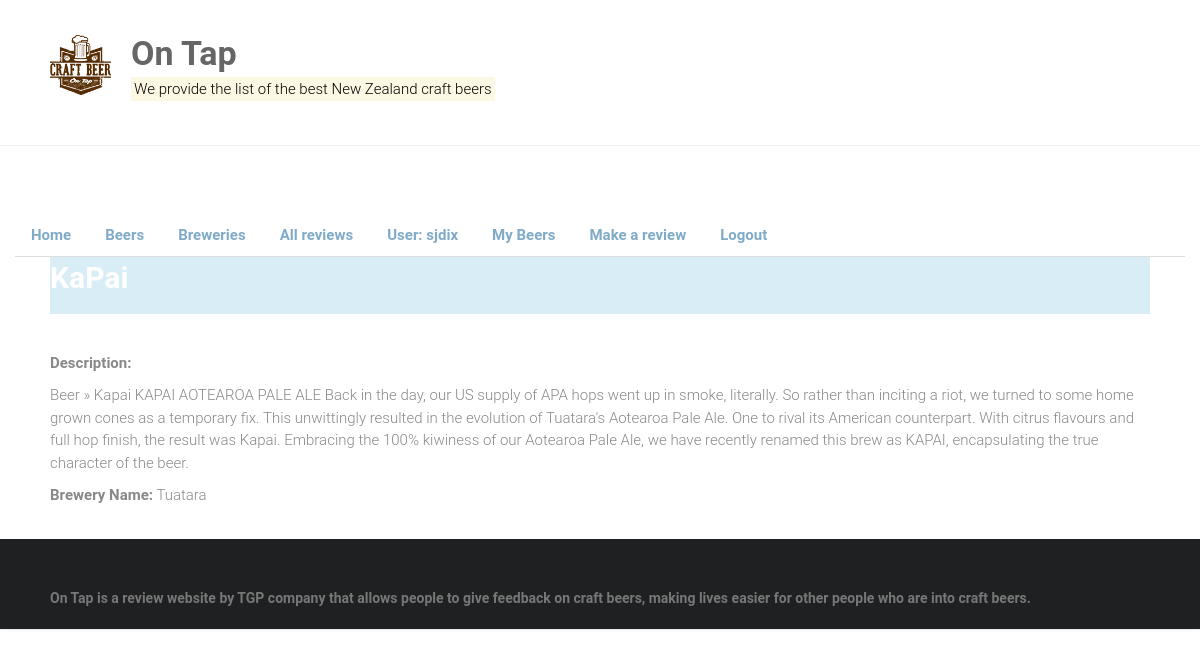
/home/beer/3 (signed in), run on the app's committed database.
### home/models.py (models this page shows, shortened)
class Beer(models.Model):
	beer_name = models.CharField(max_length=150)
	brewery_name = models.CharField(max_length=150)
	description = models.TextField()
	Reviewer = models.ForeignKey('Reviewer', on_delete=models.SET_NULL, null=True)

### home/views.py (the view)
# urls.py: path('beer/<int:pk>', views.BeerDetailView.as_view(), name='beer-detail'),
class BeerDetailView(LoginRequiredMixin, generic.DetailView):
    model = Beer

### home/templates/home/beer_detail.html
{% extends "base.html" %}
{% block content %}
<head>
<link rel="stylesheet" href="//maxcdn.bootstrapcdn.com/bootstrap/3.2.0/css/bootstrap-theme.min.css">
</head>
<div>
<div class="p-3 mb-2 bg-info text-white"><h1><strong>{{beer.beer_name|capfirst}}</h1></div>
  <h1><strong> </h1>
  <br>
  <p><b>Description:</b></p><p> {{ beer.description}} </p>
  <p><b>Brewery Name:</b> {{ beer.brewery_name}} </p>
  <br>
</div>
{% endblock %}

### home/templates/base.html (shortened to what this page needs)
{% load static %}
<html lang="en-US">
    <head>
        <link rel="stylesheet" href="https://maxcdn.bootstrapcdn.com/bootstrap/3.3.7/css/bootstrap.min.css">
        {% load static %}
        <link rel="stylesheet" id="ample-style-css" href="{% static 'style.css' %}" type="text/css" media="all">
        <header>
            <div class="header">
                <div class="main-head-wrap inner-wrap clearfix">
                    <div id="header-logo-image">
                      <img src="{% static 'images/logo3.png' %}" alt="On Tap">
                    </div>
                    <div id="header-text" class="">
                        <h1 id="site-title">
                            <a href="/" title="On Tap" rel="home"><strong>On Tap</a>
                        </h1>
                        <p><mark>We provide the list of the best New Zealand craft beers</p></mark>
                    </div>
                </div>
            </div>
        </header>
    </head>
    <body class="wide">
	  <div class="container-fluid">
        <div class="row">
            <div class="col-sm-12">
              {% block sidebar %}
              <ul class="nav nav-tabs">
                <br><br><br>
				<li class="nav-item">
					<a class="nav-link active" href="{% url 'home' %}">Home</a>
				</li>
				<li class="nav-item">
					<a class="nav-link" href="{% url 'beers' %}">Beers</a>
				</li>
				<li class="nav-item">
					<a class="nav-link" href="{% url 'reviewers' %}">Breweries</a>
				</li>
				<li class="nav-item">
					<a class="nav-link" href="{% url 'all-reviews'%}">All reviews</a>
				</li>
   {% if user.is_authenticated %}
	 <li class="nav-item">
		<a class="nav-link">User: {{ user.get_username }}</a>
	 </li>
	 <li class="nav-item">
		<a class="nav-link" href="{% url 'my-reviewer' %}">My Beers</a>
	 </li>
	 <li class="nav-item">
		<a class="nav-link" href="http://127.0.0.1:8000/admin/home/beerinstance/add/">Make a review</a>
	 </li>
     <li class="nav-item">
		<a class="nav-link" href="{% url 'logout'%}?next={{request.path}}">Logout</a>
	 </li>
   {% else %}
     <li class="nav-item">
		<a class="nav-link" href="{% url 'login'%}?next={{request.path}}">Login</a>
	 </li>
   {% endif %}
    </ul>
              {% endblock %}
            </div>
        <div id="page" class="hfeed site">
            <div class="main-wrapper">
                <div class="single-page clearfix">
                    <div class="inner-wrap">
                        <div>
                          {% block content %}
                          {% endblock %}
                        </div>
                    </div>
                </div>
            </div>
            <footer id="colophon">
                <div class="inner-wrap">
                   On Tap is a review website by TGP company that allows people to give feedback on craft beers, making lives easier for other people who are into craft beers.
                </div>
            </footer>
        </div>
      </div>
    </div>
    </body>
</html>

### static/style.css (style rules this page uses)
html, body, div, span, applet, object, iframe, h1, h2, h3, h4, h5, h6, p, blockquote, pre, a, abbr, acronym, address, big, cite, code, del, dfn, em, font, ins, kbd, q, s, samp, small, strike, strong, sub, sup, tt, var, dl, dt, dd, ol, ul, li, fieldset, form, label, legend, table, caption, tbody, tfoot, thead, tr, th, td { border: 0; font: inherit; font-size: 100%; font-style: inherit; font-weight: inherit; margin: 0; outline: 0; padding: 0; vertical-align: baseline; }
html { overflow-y: scroll; -webkit-text-size-adjust: 100%; -ms-text-size-adjust: 100%; }
article, aside, details, figcaption, figure, footer, header, main, nav, section { display: block; }
h1, h2, h3, h4, h5, h6 { color: #ffffff; line-height: 1.4; padding-bottom: 15px; font-weight: normal; }
h1 { font-size: 30px; }
body, button, input, select, textarea { color: #888888; font-size: 15px; line-height: 1.5; font-family: 'Roboto', sans-serif; font-weight: 300; }
p { color: #888888; font-size: 15px; line-height: 1.5; margin-bottom: 15px; font-weight: 300; }
ul, ol { list-style: none; }
body { background:cccc99; }
strong { font-weight: bold; }
a { color: #80abc8; text-decoration: none; -webkit-transition: 0.25s ease-in-out; -moz-transition: 0.25s ease-in-out; transition: 0.25s ease-in-out; -ms-transition: 0.25s ease-in-out; -o-transition: 0.25s ease-in-out; }
img { max-width: 100%; height: auto; vertical-align: top; margin-bottom: 18px; }
.clearfix:after { visibility: hidden; display: block; font-size: 0; content: " "; clear: both; height: 0; }
.clearfix { display: inline-block; }
.clearfix { display: block; }
body { padding-top: 30px; padding-bottom: 30px; }
body.wide { padding-top: 0; padding-bottom: 0; }
#page { background-color: #ffffff; margin: 0 auto; max-width: 1180px; box-shadow: 0 1px 2px 0 rgba(0, 0, 0, 0.1); }
.wide #page { max-width: 100%; }
.inner-wrap { max-width: 1100px; margin: 0 auto; }
.main-head-wrap { padding: 30px 0; }
.header { border-bottom: 1px solid #f2f2f2; }
#header-logo-image { float: left; padding: 5px 20px 5px 0; max-width: 100%; }
#header-logo-image img { margin-bottom: 0px; max-height: 60px; height: auto; width: auto; }
#header-text { float: left; padding-right: 20px; }
#site-title { padding-bottom: 0; }
#site-title a { color: #666666; font-size: 34px; }
.single-page { margin-top: 50px; }
.single-page p { margin-bottom: 10px; }
#colophon { font-size: 14px; clear: both; color: #777; background-color: #1f2021; overflow: hidden; padding: 50px 0 20px; }
#colophon, #colophon p { font-size: 14px; line-height: 1.4; }

### data on the page
Beer: beer_name "KaPai", description "Beer » Kapai KAPAI AOTEAROA PALE ALE Back in the day, our US supply of APA hops went up in smoke, literally. So rather than inciting a riot, we turned to some home grown cones as a temporary fix. This unwittingly resulted in the evolution of Tuatara's Aotearoa Pale Ale. One to rival its American counterpart. With citrus flavours and full hop finish, the result was Kapai. Embracing the 100% kiwiness of our Aotearoa Pale Ale, we have recently renamed this brew as KAPAI, encapsulating the true character of the beer.", brewery_name "Tuatara"

### other printed values
{{ user.get_username }} "sjdix"
